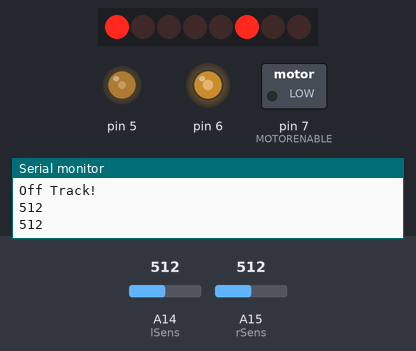
Recording of a sketch running on a simulated Arduino Mega 2560, built with avr-gcc and run on an emulated ATmega2560. Parts: 8 shift-register outputs drawn as a row of LEDs (first output left, lit = HIGH), switched loads named in the sketch (green lamp = pin HIGH), output pins drawn as LEDs (lit = HIGH), the last lines printed to the serial monitor. Wiring (inferred from the names in the program): shift register (74HC595): data pin 8; shift clock pin 4; latch pin 12. Wiring (inferred from the signals the program sends): row of LEDs: on Q0, Q1, Q2, Q3, Q4, Q5, Q6, Q7. The inputs (shaded band) are chosen by the test bench; at power-on: A15 (rSens) = 512, A14 (lSens) = 512. Pins used as bus, display or sensor lines are not drawn.

Above: at 1.2 s.
1.3 s: A15 (rSens) set to 497
At 1.5 s:
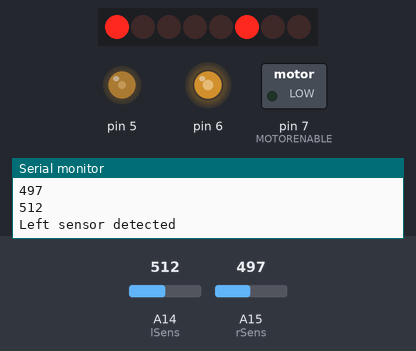
3.6 s: A14 (lSens) set to 495
At 4.7 s:
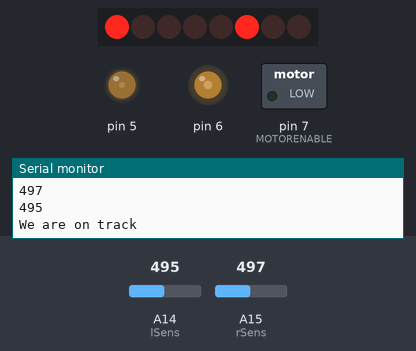
5.1 s: A15 (rSens) set to 522
At 6.5 s:
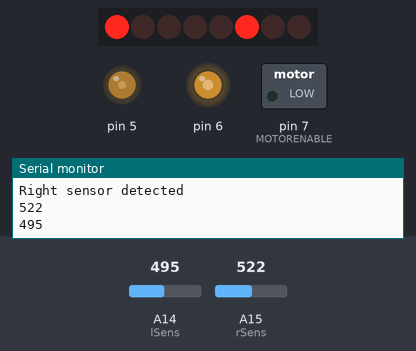
6.9 s: A15 (rSens) set to 511
At 7.2 s:
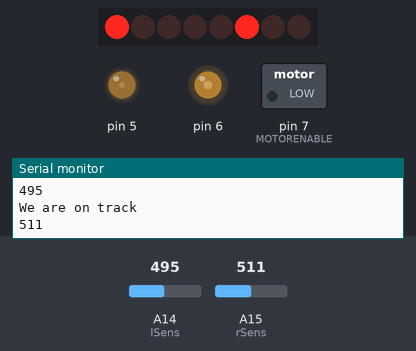
8.4 s: A14 (lSens) set to 522
At 9.8 s:
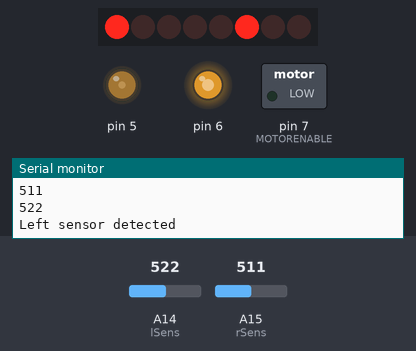
11.4 s: A14 (lSens) set to 0
At 12.2 s:
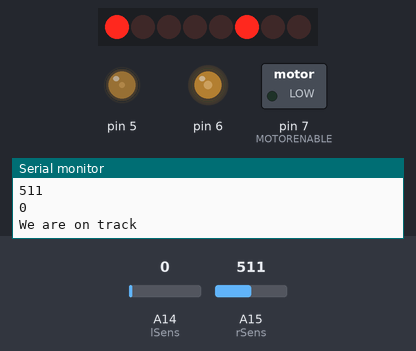
Timing chart, 0 to 13.9 s (numbered marks = the images above; inputs shaded):
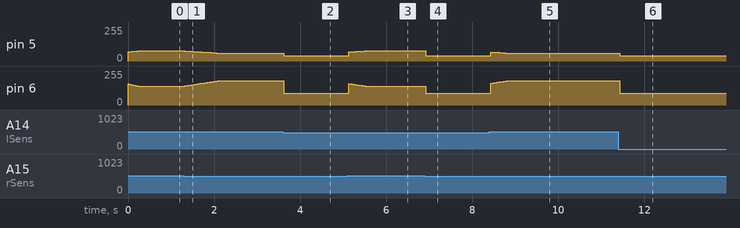

Measured:
- the behaviour switches between 512 and 511 on A14 (lSens) (found by bisection; images 1 and 2)
- after the input at 1.3 s, pin 5: moves from 77/255 to 59/255 over 0.80 s, starting at once; pin 6: moves from 140/255 to 183/255 over 0.80 s, starting at once
- after the input at 3.6 s, pin 5: 59/255 → 38/255 at once; pin 6: 183/255 → 90/255 at once
- after the input at 5.1 s, pin 5: moves from 38/255 to 77/255 over 0.41 s, starting at once
- after the input at 6.9 s, pin 5: 77/255 → 38/255 at once; pin 6: 140/255 → 90/255 at once
- after the input at 8.4 s, pin 6: moves from 90/255 to 183/255 over 0.40 s, starting at once
- after the input at 11.4 s, pin 5: 59/255 → 38/255 at once; pin 6: 183/255 → 90/255 at once

The sketch:

Jim3.3.ino
```cpp
// Arduino pins for the shift register
#define MOTORLATCH 12
#define MOTORCLK 4
#define MOTORENABLE 7
#define MOTORDATA 8

// 8-bit bus after the 74HC595 shift register
// (not Arduino pins)
// These are used to set the direction of the bridge driver.
#define MOTOR1_A 2
#define MOTOR1_B 3
#define MOTOR2_A 1
#define MOTOR2_B 4
#define MOTOR3_A 5
#define MOTOR3_B 7
#define MOTOR4_A 0
#define MOTOR4_B 6

// Arduino pins for the PWM signals.
#define MOTOR1_PWM 11
#define MOTOR2_PWM 3    //Right Motor
#define MOTOR3_PWM 6
#define MOTOR4_PWM 5   //Left Motor
#define SERVO1_PWM 10
#define SERVO2_PWM 9

// Codes for the motor function.
#define FORWARD 1
#define BACKWARD 2
#define BRAKE 3
#define RELEASE 4

int sensorValueR = 0;  // right sensor value =0
int sensorValue2L = 0; // left sensor value=0
int Sum=0;         // integral correction value
int Igain =1;      // Integral gaining value
int maxS=12;        //Maximum Sum value
int defsped=100;
float turnRate=.9;

int left =4;
int right=3;

// Pins for Left and Right light sensors respectively

int lSens=A14;
int rSens=A15;

//Multiplied by the speed of each individual motor to ensure they spin at the same rate when we give them the same number.
//Needs to be tuned for your motors on a case by case basis
//Remember, if you multiply a float by an int, you will result with a float. You need to recast using (int) to get an integer back out.
float rConst=.76;
float lConst=1.8;


void setup()
{
  Serial.begin(9600);
  Serial.println("Line Sensing Robot Demo");
  pinMode(lSens, INPUT);
  pinMode(rSens, INPUT);  //Sets pins for line sensors to inputs
}


void loop()
{
  // read the digital in value:
  sensorValueR = analogRead(rSens);       // read the right sensor value
  sensorValue2L = analogRead(lSens);    // read the left sensors value
  Serial.println(sensorValueR);
  Serial.println(sensorValue2L);

  // change the value of the sensors to 0 and 1
  if (sensorValueR < 512){sensorValueR =0;}
    else{sensorValueR=1;}

  if (sensorValue2L < 512){sensorValue2L =0;}
  else{sensorValue2L =1;}

  if (sensorValueR==0 && sensorValue2L==0 )
  {
    forward(.5);
    Serial.println("We are on track");
  }
  else if (sensorValueR==0 && sensorValue2L==1 )
  {
    Sum= Sum +1;
    leftTurn(turnRate);
    Serial.println("Left sensor detected");
  }
  else if (sensorValueR==1 && sensorValue2L==0 )
  {
    Sum= Sum -1;
    rightTurn(turnRate);
    Serial.println("Right sensor detected");
  }
  else if (sensorValueR==1 && sensorValue2L==1) //what do I do with this condition?
  {
    Sum= Sum -1;
    leftTurn(turnRate);
    Serial.println("Off Track!");
  }
  else
  {
    Serial.println("Error detected!");
    brake();
  }

    /////////////////// PI control
    if ( Sum  > maxS )     // auto correction max value
    Sum=maxS;
    else if (Sum <-maxS)
    Sum=-maxS;
}
//Assumes left motor is on 3 and 4 is right

void forward(float rate)
{
  Sum=0;
  motor(left,FORWARD,(int)(defsped+Igain*Sum)*rate*rConst);
  motor(right,FORWARD,(int)(defsped+Igain*Sum)*rate*lConst);
}
void leftTurn(float rate)
{
  motor(right, FORWARD,(int)(defsped+(Igain*Sum))*rate*lConst);
  motor(left,FORWARD,(int)(defsped-(Igain*Sum))*rate*rConst);
}
void rightTurn(float rate)
{
  motor(left, FORWARD,(int)(defsped-(Igain*Sum))*rate*rConst);
  motor(right, FORWARD,(int)(defsped+(Igain*Sum))*rate*lConst);
}
void brake()
{
  motor(4,FORWARD,0);
  motor(3,FORWARD,0);
}


// Initializing
// ------------
// There is no initialization function.
//
// The shiftWrite() has an automatic initializing.
// The PWM outputs are floating during startup,
// that's okay for the Motor Shield, it stays off.
// Using analogWrite() without pinMode() is valid.
//


// ---------------------------------
// motor
//
// Select the motor (1-4), the command,
// and the speed (0-255).
// The commands are: FORWARD, BACKWARD, BRAKE, RELEASE.
//
void motor(int nMotor, int command, int speed)
{
  int motorA, motorB;

  if (nMotor >= 1 && nMotor <= 4)
  {
    switch (nMotor)
    {
    case 1:
      motorA   = MOTOR1_A;
      motorB   = MOTOR1_B;
      break;
    case 2:
      motorA   = MOTOR2_A;
      motorB   = MOTOR2_B;
      break;
    case 3:
      motorA   = MOTOR3_A;
      motorB   = MOTOR3_B;
      break;
    case 4:
      motorA   = MOTOR4_A;
      motorB   = MOTOR4_B;
      break;
    default:
      break;
    }

    switch (command)
    {
    case FORWARD:
      motor_output (motorA, HIGH, speed);
      motor_output (motorB, LOW, -1);     // -1: no PWM set
      break;
    case BACKWARD:
      motor_output (motorA, LOW, speed);
      motor_output (motorB, HIGH, -1);    // -1: no PWM set
      break;
    case BRAKE:
      // The AdaFruit library didn't implement a brake.
      // The L293D motor driver ic doesn't have a good
      // brake anyway.
      // It uses transistors inside, and not mosfets.
      // Some use a software break, by using a short
      // reverse voltage.
      // This brake will try to brake, by enabling
      // the output and by pulling both outputs to ground.
      // But it isn't a good break.
      motor_output (motorA, LOW, 255); // 255: fully on.
      motor_output (motorB, LOW, -1);  // -1: no PWM set
      break;
    case RELEASE:
      motor_output (motorA, LOW, 0);  // 0: output floating.
      motor_output (motorB, LOW, -1); // -1: no PWM set
      break;
    default:
      break;
    }
  }
}


// ---------------------------------
// motor_output
//
// The function motor_ouput uses the motor driver to
// drive normal outputs like lights, relays, solenoids,
// DC motors (but not in reverse).
//
// It is also used as an internal helper function
// for the motor() function.
//
// The high_low variable should be set 'HIGH'
// to drive lights, etc.
// It can be set 'LOW', to switch it off,
// but also a 'speed' of 0 will switch it off.
//
// The 'speed' sets the PWM for 0...255, and is for
// both pins of the motor output.
//   For example, if motor 3 side 'A' is used to for a
//   dimmed light at 50% (speed is 128), also the
//   motor 3 side 'B' output will be dimmed for 50%.
// Set to 0 for completelty off (high impedance).
// Set to 255 for fully on.
// Special settings for the PWM speed:
//    Set to -1 for not setting the PWM at all.
//
void motor_output (int output, int high_low, int speed)
{
  int motorPWM;

  switch (output)
  {
  case MOTOR1_A:
  case MOTOR1_B:
    motorPWM = MOTOR1_PWM;
    break;
  case MOTOR2_A:
  case MOTOR2_B:
    motorPWM = MOTOR2_PWM;
    break;
  case MOTOR3_A:
  case MOTOR3_B:
    motorPWM = MOTOR3_PWM;
    break;
  case MOTOR4_A:
  case MOTOR4_B:
    motorPWM = MOTOR4_PWM;
    break;
  default:
    // Use speed as error flag, -3333 = invalid output.
    speed = -3333;
    break;
  }

  if (speed != -3333)
  {
    // Set the direction with the shift register
    // on the MotorShield, even if the speed = -1.
    // In that case the direction will be set, but
    // not the PWM.
    shiftWrite(output, high_low);

    // set PWM only if it is valid
    if (speed >= 0 && speed <= 255)
    {
      analogWrite(motorPWM, speed);
    }
  }
}


// ---------------------------------
// shiftWrite
//
// The parameters are just like digitalWrite().
//
// The output is the pin 0...7 (the pin behind
// the shift register).
// The second parameter is HIGH or LOW.
//
// There is no initialization function.
// Initialization is automatically done at the first
// time it is used.
//
void shiftWrite(int output, int high_low)
{
  static int latch_copy;
  static int shift_register_initialized = false;

  // Do the initialization on the fly,
  // at the first time it is used.
  if (!shift_register_initialized)
  {
    // Set pins for shift register to output
    pinMode(MOTORLATCH, OUTPUT);
    pinMode(MOTORENABLE, OUTPUT);
    pinMode(MOTORDATA, OUTPUT);
    pinMode(MOTORCLK, OUTPUT);

    // Set pins for shift register to default value (low);
    digitalWrite(MOTORDATA, LOW);
    digitalWrite(MOTORLATCH, LOW);
    digitalWrite(MOTORCLK, LOW);
    // Enable the shift register, set Enable pin Low.
    digitalWrite(MOTORENABLE, LOW);

    // start with all outputs (of the shift register) low
    latch_copy = 0;

    shift_register_initialized = true;
  }

  // The defines HIGH and LOW are 1 and 0.
  // So this is valid.
  bitWrite(latch_copy, output, high_low);

  // Use the default Arduino 'shiftOut()' function to
  // shift the bits with the MOTORCLK as clock pulse.
  // The 74HC595 shiftregister wants the MSB first.
  // After that, generate a latch pulse with MOTORLATCH.
  shiftOut(MOTORDATA, MOTORCLK, MSBFIRST, latch_copy);
  delayMicroseconds(5);    // For safety, not really needed.
  digitalWrite(MOTORLATCH, HIGH);
  delayMicroseconds(5);    // For safety, not really needed.
  digitalWrite(MOTORLATCH, LOW);
}
```
